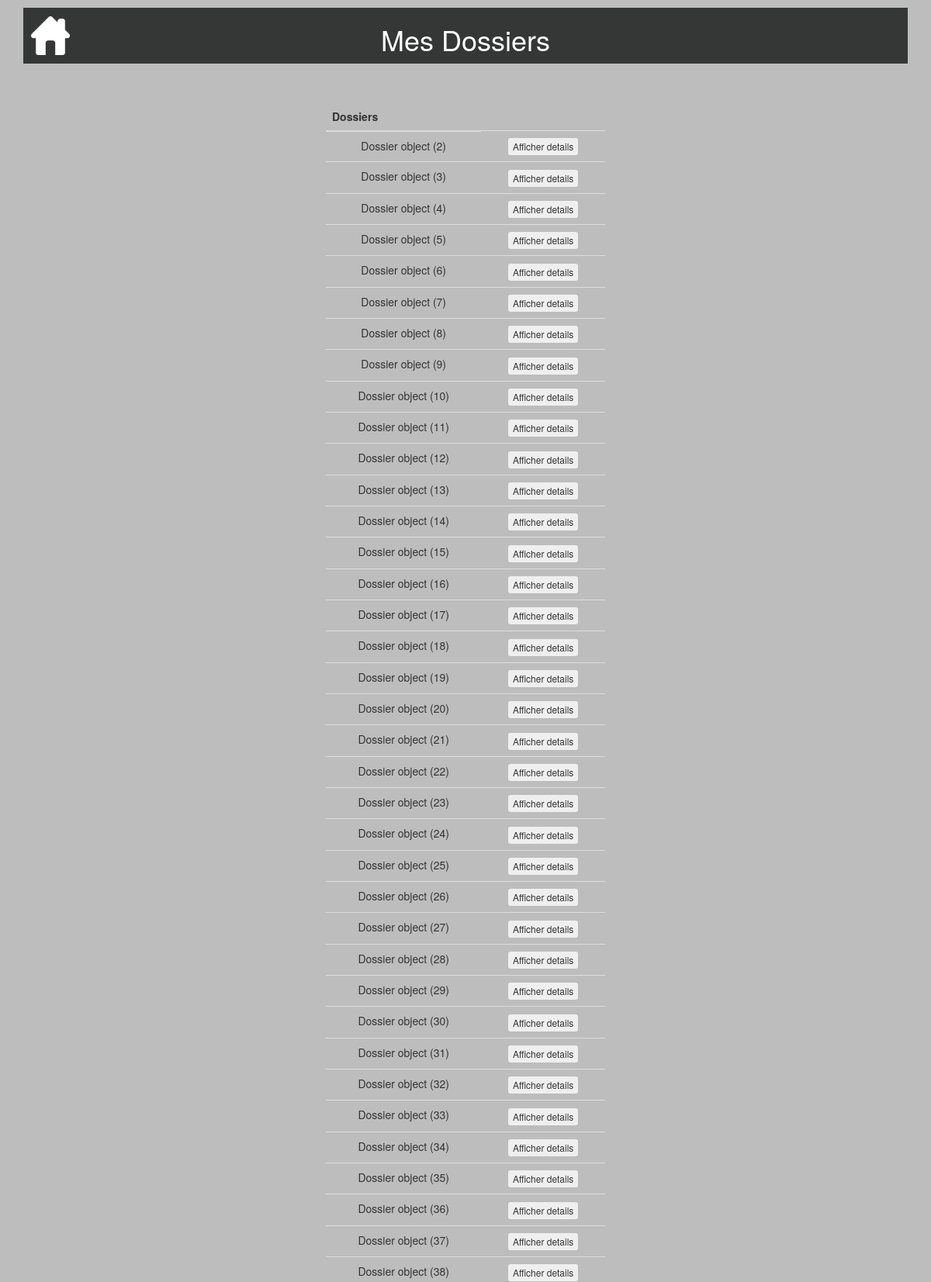
The page /consulterdossier/ (signed in, upper part) on the database its author committed.
### calculdej/models.py (models this page shows, shortened)
class Dossier(models.Model):
    date = models.DateTimeField(default=timezone.now, blank=True, verbose_name="Date création")
    auteur = models.ForeignKey(settings.AUTH_USER_MODEL, on_delete=models.CASCADE)
    dernier = models.BooleanField(default=True)

### consulterdossier/views.py (the view)
# urls.py: url('consulterdossier/', include('consulterdossier.urls')),
@login_required
def consulterdossier(request):
    dossiers = Dossier.objects.filter(auteur=request.user)
    return render(request, 'consulterdossier/consulterdossier.html', locals())

### consulterdossier/templates/consulterdossier/consulterdossier.html (shortened to what this page needs)
{% extends "base.html" %}
{% block header %}<h1>Mes Dossiers</h1>{% endblock %}
{% block content %}
<table class="table">
  <thead>
       <tr>
           <th>Dossiers</th>
       </tr>
   </thead>
   <tbody>
       {% for d in dossiers %}
       <tr>
           <td>{{ d }} </td>
           <td>
             <form method="post">
                 <button class="btn btn-xs" type="submit" name="btnaffdetails" value="{{d.id}}">Afficher details</button>
             </form>
          </td>
       </tr>
      {%endfor%}
    </tbody>
</table>
{% endblock %}

### static/css/style.css (style rules this page uses)
body { background-color: #BDBDBD; margin-left: auto; margin-right: auto; }

### rows shown on the page
Dossier: id "Dossier object (2)"
Dossier: id "Dossier object (3)"
Dossier: id "Dossier object (4)"
Dossier: id "Dossier object (5)"
Dossier: id "Dossier object (6)"
Dossier: id "Dossier object (7)"
Dossier: id "Dossier object (8)"
Dossier: id "Dossier object (9)"
Dossier: id "Dossier object (10)"
Dossier: id "Dossier object (11)"
Dossier: id "Dossier object (12)"
Dossier: id "Dossier object (13)"
Dossier: id "Dossier object (14)"
Dossier: id "Dossier object (15)"
Dossier: id "Dossier object (16)"
Dossier: id "Dossier object (17)"
Dossier: id "Dossier object (18)"
Dossier: id "Dossier object (19)"
Dossier: id "Dossier object (20)"
Dossier: id "Dossier object (21)"
Dossier: id "Dossier object (22)"
Dossier: id "Dossier object (23)"
Dossier: id "Dossier object (24)"
Dossier: id "Dossier object (25)"
Dossier: id "Dossier object (26)"
Dossier: id "Dossier object (27)"
Dossier: id "Dossier object (28)"
Dossier: id "Dossier object (29)"
Dossier: id "Dossier object (30)"
Dossier: id "Dossier object (31)"
Dossier: id "Dossier object (32)"
Dossier: id "Dossier object (33)"
Dossier: id "Dossier object (34)"
Dossier: id "Dossier object (35)"
Dossier: id "Dossier object (36)"
Dossier: id "Dossier object (37)"
Dossier: id "Dossier object (38)"
